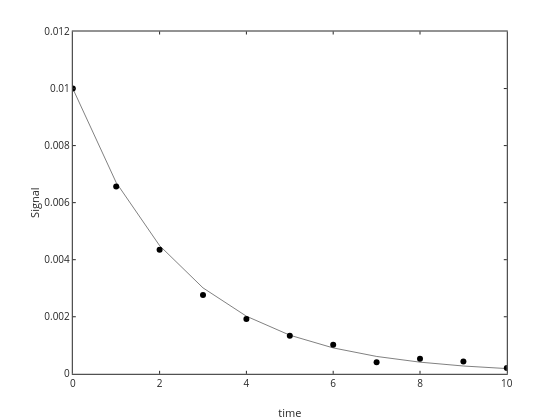

This figure's notebook cell:
### Markdown cell above
# Linear Regresion (reminder)

 - linear models have the form
 
 $$ y= \beta_1 X_1 + \beta_2 X_2 + ... + \beta_n X_n$$
 
 - it is linear in the parameters (not necessarily in $X$)  
 - X can be transformation of the independent variable ($x$).  We did an example of $x^2$, but could be $\sin(x)$ or $\log(x)$ or whatever.  ($X$ can't be a function of $x$ and $y$ though, the only variable term in the expression for each $X$ must be $x$)
 - nonlinear models are everthing else
 - let's do an example with the first order decay equation
 
 $$ N = N_0 e^{-kt} $$
 
  - let's assume an initial concentration of 0.01 M and a rate constant of 0.4 s$^{-1}$

### Code cell
%plot -s 600,600 -f 'svg'

% define the variables and constants
N0=0.01; k=0.4; t=0:1:10;

% define the function.  remember the anonymous function from Lecture 1?
firstorderdecay = @(t,N0,k) (N0.*exp(-k*t));

%calculate N as a function of time
N=firstorderdecay(t,N0,k); Nnoerror=N;

%plot it
plot(t,N,'ko')

%let's add some noise
err=0.02*max(N);
N=N+err*randn(1,length(N));

%plot with error
plot(t,N,'ko',t,Nnoerror,'k-')
xlabel('time'); ylabel('Signal')

### Figure 1 — Plotly figure (JSON) as saved in the notebook; plotly's stock layout.template omitted (floating-point values rounded to 4 significant figures)
{"data": [{"line": {"color": "rgb(0, 0, 0)", "width": 0.5}, "marker": {"color": "rgb(0, 0, 0)", "line": {"color": "rgb(0, 0, 0)"}, "size": 6, "symbol": "circle"}, "mode": "markers", "name": "", "showlegend": false, "type": "scatter", "visibility": true, "x": [0, 1, 2, 3, 4, 5, 6, 7, 8, 9, 10], "xaxis": "x", "y": [0.01, 0.006568, 0.00435, 0.00276, 0.001918, 0.001338, 0.001017, 0.0004006, 0.0005252, 0.0004344, 0.0002069], "yaxis": "y"}, {"line": {"color": "rgb(0, 0, 0)", "dash": "solid", "width": 0.5}, "marker": {"color": "rgb(0, 0, 0)", "line": {"color": "rgb(0, 0, 0)"}, "size": 6, "symbol": "none"}, "mode": "lines", "name": "", "showlegend": false, "type": "scatter", "visibility": true, "x": [0, 1, 2, 3, 4, 5, 6, 7, 8, 9, 10], "xaxis": "x", "y": [0.01, 0.006703, 0.004493, 0.003012, 0.002019, 0.001353, 0.0009072, 0.0006081, 0.0004076, 0.0002732, 0.0001832], "yaxis": "y"}], "layout": {"height": 420, "hovermode": "closest", "margin": {"b": 0, "l": 0, "r": 0, "t": 0}, "plot_bgcolor": "rgba(0, 0, 0, 0)", "showlegend": false, "width": 560, "xaxis": {"anchor": "y", "autorange": false, "domain": [0.13, 0.905], "exponentformat": "none", "gridcolor": "rgba(38,38,38,0.15)", "gridwidth": 1, "linecolor": "rgb(38,38,38)", "linewidth": 1, "mirror": "ticks", "range": [0, 10], "showgrid": false, "showline": true, "side": "bottom", "spikedash": "solid", "spikemode": "across", "spikesides": false, "spikethickness": 1, "tickangle": 0, "tickcolor": "rgb(38,38,38)", "tickfont": {"color": "rgb(38,38,38)", "size": 10}, "ticklen": 3, "ticks": "inside", "ticktext": ["0", "2", "4", "6", "8", "10"], "tickvals": [0, 2, 4, 6, 8, 10], "title": {"font": {"color": "rgb(38,38,38)", "size": 11}, "text": "time"}, "type": "linear", "visible": true, "zeroline": false}, "yaxis": {"anchor": "x", "autorange": false, "domain": [0.11, 0.925], "exponentformat": "none", "gridcolor": "rgba(38,38,38,0.15)", "gridwidth": 1, "linecolor": "rgb(38,38,38)", "linewidth": 1, "mirror": "ticks", "range": [0, 0.012], "showgrid": false, "showline": true, "side": "left", "spikedash": "solid", "spikemode": "across", "spikesides": false, "spikethickness": 1, "tickangle": 0, "tickcolor": "rgb(38,38,38)", "tickfont": {"color": "rgb(38,38,38)", "size": 10}, "ticklen": 3, "ticks": "inside", "ticktext": ["0", "0.002", "0.004", "0.006", "0.008", "0.01", "0.012"], "tickvals": [0, 0.002, 0.004, 0.006, 0.008, 0.01, 0.012], "title": {"font": {"color": "rgb(38,38,38)", "size": 11}, "text": "Signal"}, "type": "linear", "visible": true, "zeroline": false}}}
